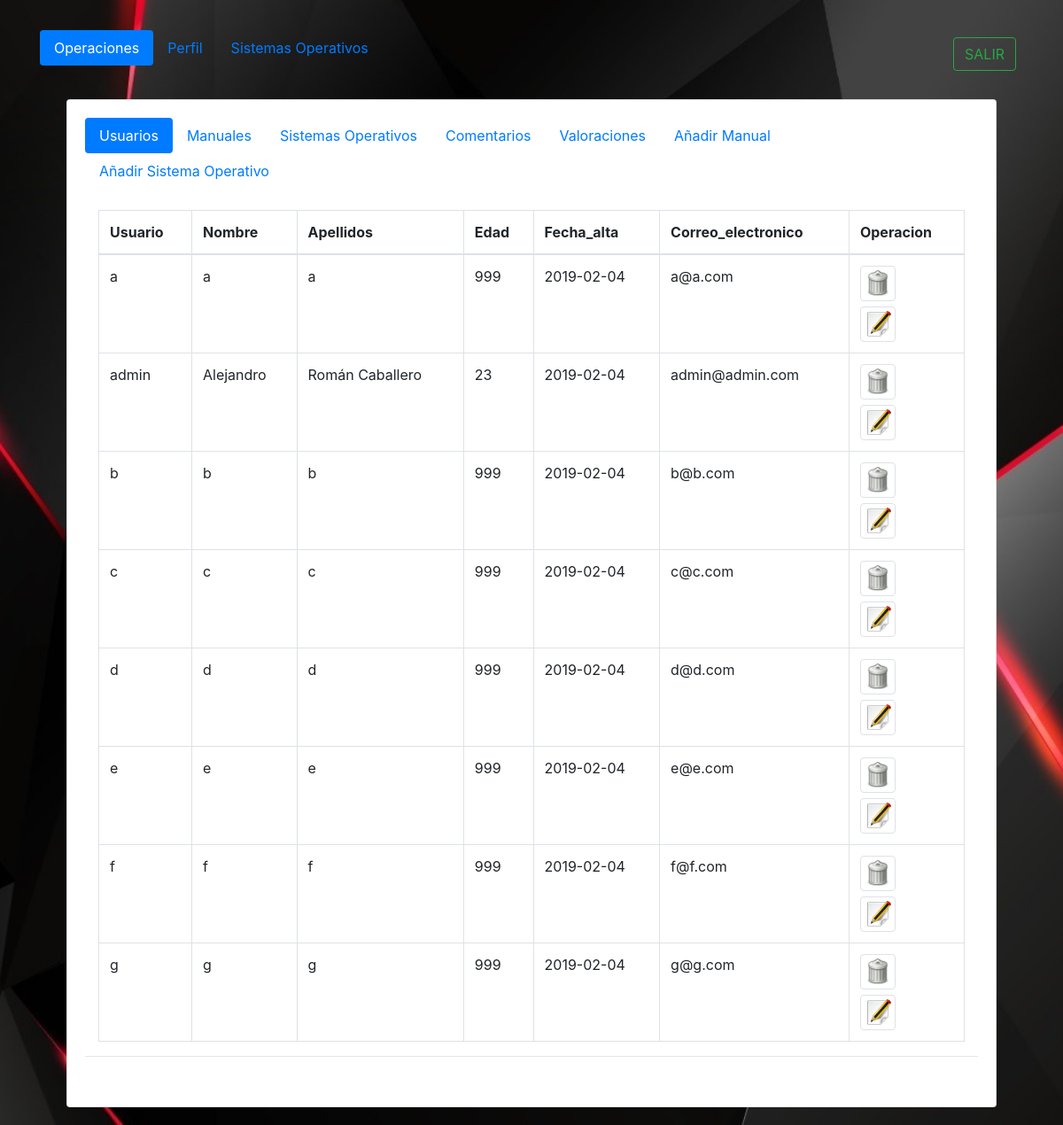
Screenshot of /PAGINA_WEB/administrador/principal.php (signed in) with the database file from the repository.
### tables this page shows
CREATE TABLE `usuarios` (
  `cod_usuario` int(11) NOT NULL AUTO_INCREMENT,
  `nombre` varchar(20) NOT NULL,
  `apellido` varchar(35) NOT NULL,
  `correo_electronico` varchar(45) NOT NULL,
  `edad` int(3) NOT NULL,
  `id` varchar(15) NOT NULL,
  `password` varchar(34) NOT NULL,
  `fecha_alta` varchar(45) NOT NULL,
  PRIMARY KEY (`cod_usuario`)
);

### PAGINA_WEB/administrador/principal.php (shortened to what this page needs)
<!DOCTYPE html>
<html>
<head>
  <link rel="stylesheet" href="../css/imagenes_icon.css">
  <link rel="stylesheet" href="https://stackpath.bootstrapcdn.com/bootstrap/4.2.1/css/bootstrap.min.css"
>
    <link rel="stylesheet" type="text/css" media="screen" href="../css/principal_admin.css" />
</head>
<body>
  <?php
if (isset($_SESSION["user"]) && isset($_SESSION["password"]) && $_SESSION["user"] == 'admin') {
    ?>
  <div class="container mt-4">
    <ul class="nav nav-pills" role="tablist">
    <li class="nav-item">
        <a class="nav-link active" data-toggle="pill" href="#operaciones">Operaciones</a>
      </li>
      <li class="nav-item">
        <a class="nav-link" data-toggle="pill" href="#perfil">Perfil</a>
      </li>
      <li class="nav-item">
        <a class="nav-link" data-toggle="pill" href="#so">Sistemas Operativos</a>
      </li>
      <?php include_once '../php_codigo/salir_sesion.php';?>
    </ul>
    <div class="tab-content">
    <div id="operaciones" class="container tab-pane active"><br>
          <div class="col-md-12">
          <div class="card">
            <div class="card-body">
              <div class="row">
                <div class="col-md-12">
                  <ul class="nav nav-pills" role="tablist">
                    <li class="nav-item">
                      <a class="nav-link active" data-toggle="pill" href="#usu">Usuarios</a>
                    </li>
                    <li class="nav-item">
                      <a class="nav-link" data-toggle="pill" href="#manu">Manuales</a>
                    </li>
                    <li class="nav-item">
                      <a class="nav-link" data-toggle="pill" href="#soo">Sistemas Operativos</a>
                    </li>
                    <li class="nav-item">
                      <a class="nav-link" data-toggle="pill" href="#coment">Comentarios</a>
                    </li>
                    <li class="nav-item">
                      <a class="nav-link" data-toggle="pill" href="#valor">Valoraciones</a>
                    </li>
                    <li class="nav-item">
                      <a class="nav-link" data-toggle="pill" href="#añadirman">Añadir Manual</a>
                    </li>
                    <li class="nav-item">
                      <a class="nav-link" data-toggle="pill" href="#añadirso">Añadir Sistema Operativo</a>
                    </li>
                  </ul>
                  <div class="tab-content">
                    <div id="usu" class="container tab-pane active"><br>
                    <?php
                          include_once '../php_codigo/todos_usuarios.php';
                      ?>
                    </div>
                  </div>
                  <hr>
                </div>
              </div>
            </div>
          </div>
        </div>
      </div>
<link rel="stylesheet" type="text/css" media="screen" href="../css/card.css" />
    </div>
  </div>
    <?php
} else {
    session_destroy();
    header("Location: ../INICIO/index.php");
}
?>
</body>
</html>

### PAGINA_WEB/php_codigo/salir_sesion.php (shortened to what this page needs)
<?php if (!isset($_POST["salida"])) : ?>
          <form  method="post" class="p-2 ml-auto my-2 my-lg-0">
            <input type="submit" name='salida' value="SALIR" id="salir" class="btn btn-outline-success my-2 my-sm-0">
          </form>
<?php endif ?>

### PAGINA_WEB/php_codigo/todos_usuarios.php (shortened to what this page needs)
<?php if (!isset($_GET["codigo"])): ?>
<?php
$connection = new mysqli("localhost", "usuario", "2asirtriana", "alebuntu");
$connection->set_charset("utf8");
if ($result = $connection->query("select * from usuarios order by nombre ASC ;")) {
    ?>
    <table class="table table-bordered" style="width:100%;">
    <thead>
      <tr>
      <th scope="row">Usuario</th>
        <th scope="row">Nombre</th>
        <th scope="row">Apellidos</th>
        <th scope="row">Edad</th>
        <th scope="row">Fecha_alta</th>
        <th scope="row">Correo_electronico</th>
        <th scope="row">Operacion</th>
       </tr>
    </thead>
<?php
    while ($obj = $result->fetch_object()) {
         ?>
      <?php
        echo "<tr>";
        echo "<td>".$obj->id."</td>";
        echo "<td>".$obj->nombre."</td>";
        echo "<td>".$obj->apellido."</td>";
        echo "<td>".$obj->edad."</td>";
        echo "<td>".$obj->fecha_alta."</td>";
        echo "<td>".$obj->correo_electronico."</td>";
        echo "<td><form method='POST' action='principal.php?codigo=$obj->cod_usuario'><input type='image' name='eliminar' src='../css/iconos/eliminar.png' style='width:40px' alt='Submit' class='img-thumbnail' /></form><a href='../op_admin/usu.php?codsu=$obj->cod_usuario&nom=$obj->nombre&ap=$obj->apellido&edad=$obj->edad&mote=$obj->id&fechalta=$obj->fecha_alta&correo=$obj->correo_electronico&contra=$obj->password'><img src='../css/iconos/editar.png'  style='width:40px' class='img-thumbnail' /></a></td>";
        echo "</tr>";
    }
        echo "</table>";
        ?>
        <?php
    }
?>
<?php endif?>

### PAGINA_WEB/css/principal_admin.css (style rules this page uses)
body { background-attachment: fixed; background-position: center center; background-size: cover; background-image: url('./fondos/fondo_admin.jpg'); background-repeat: no-repeat; -moz-background-size: cover; -webkit-background-size: cover; -o-background-size: cover; }

### rows the page displays
usuarios: id "a", nombre "a", apellido "a", edad "999", fecha_alta "2019-02-04", correo_electronico "a@a.com"
usuarios: id "admin", nombre "Alejandro", apellido "Román Caballero", edad "23", fecha_alta "2019-02-04", correo_electronico "admin@admin.com"
usuarios: id "b", nombre "b", apellido "b", edad "999", fecha_alta "2019-02-04", correo_electronico "b@b.com"
usuarios: id "c", nombre "c", apellido "c", edad "999", fecha_alta "2019-02-04", correo_electronico "c@c.com"
usuarios: id "d", nombre "d", apellido "d", edad "999", fecha_alta "2019-02-04", correo_electronico "d@d.com"
usuarios: id "e", nombre "e", apellido "e", edad "999", fecha_alta "2019-02-04", correo_electronico "e@e.com"
usuarios: id "f", nombre "f", apellido "f", edad "999", fecha_alta "2019-02-04", correo_electronico "f@f.com"
usuarios: id "g", nombre "g", apellido "g", edad "999", fecha_alta "2019-02-04", correo_electronico "g@g.com"
